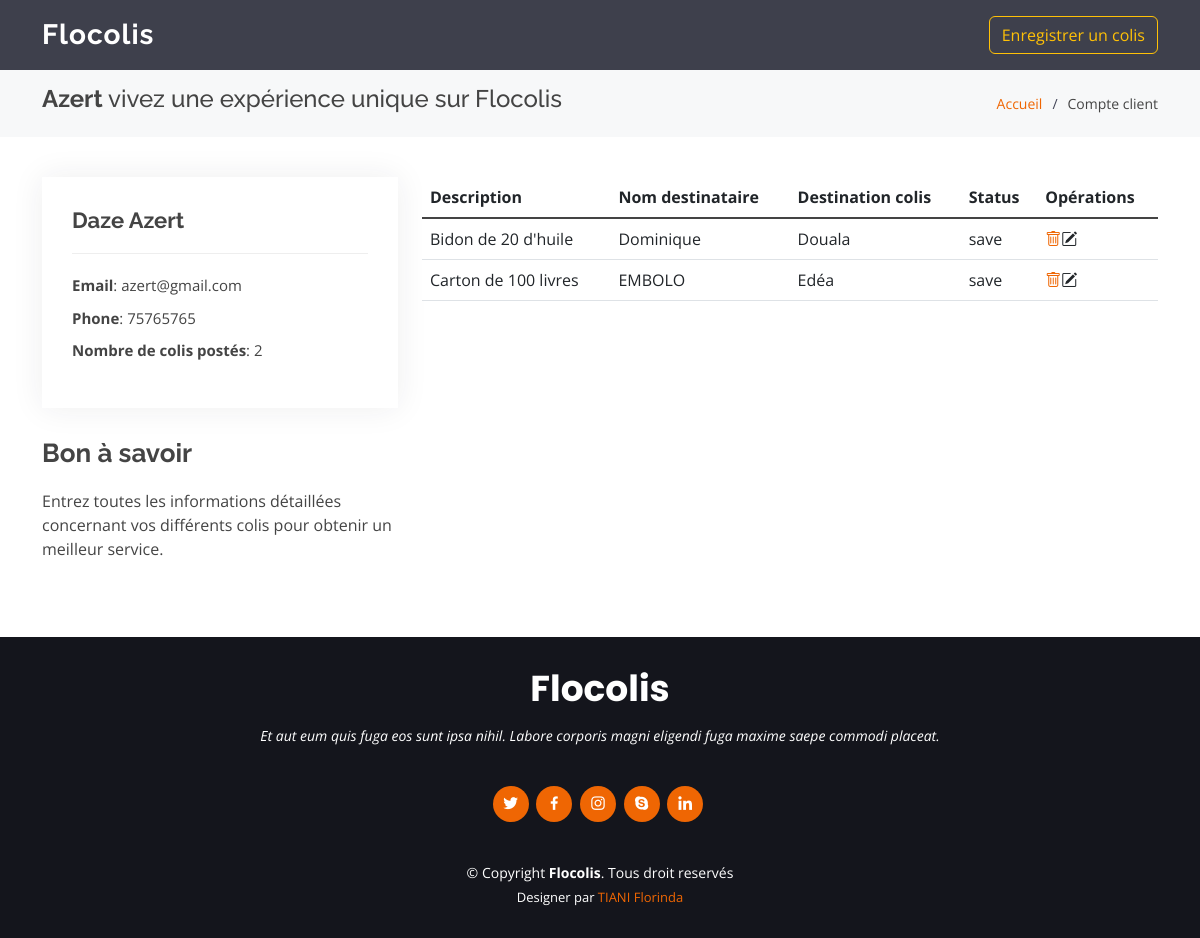
/compteUser.php (signed in), run on the app's committed database.
### tables this page shows
CREATE TABLE `client` (
  `id_clent` int NOT NULL,
  `Nom` varchar(255) NOT NULL,
  `Prenom` varchar(255) NOT NULL,
  `Email` varchar(255) NOT NULL,
  `Password` varchar(255) NOT NULL,
  `Phone` bigint NOT NULL,
  `Adresse` varchar(255) NOT NULL,
  `create_at` date NOT NULL
);

CREATE TABLE `colis` (
  `id_colis` int NOT NULL,
  `id_clent` int NOT NULL,
  `id_cat` int NOT NULL,
  `id_livreur` int DEFAULT NULL,
  `id_agence` int DEFAULT NULL,
  `Descrition` varchar(255) NOT NULL,
  `date_creation` date NOT NULL,
  `delai_livraison` date NOT NULL,
  `NomDes` varchar(255) NOT NULL,
  `EmailDes` varchar(255) NOT NULL,
  `PhoneDes` int NOT NULL,
  `Destination` varchar(255) NOT NULL,
  `status_colis` varchar(255) NOT NULL DEFAULT 'save'
);

### forms/bd.php (called while the page is built, shortened)
<?php
  class client{
    public static function connect(){
        try{
            $bdd= new PDO('mysql:host=localhost;dbname=flocolis','root','');
            return $bdd;
        }catch(PDOException $e){
            echo 'Erreur : '.$e->getMessage();
        }
    }
  }
  class colis{
    public static function connect(){
        try{
            $bdd= new PDO('mysql:host=localhost;dbname=flocolis','root','');
            return $bdd;
        }catch(PDOException $e){
            echo 'Erreur : '.$e->getMessage();
        }
    }
  }
?>

### compteUser.php (the view, shortened to what this page needs)
<?php
    include 'forms/bd.php';
    if($_SESSION['validate']==true){
      $req3= client::connect()->prepare("SELECT * FROM client WHERE id_clent=?");
      $req3->execute(array($_SESSION['id_clent']));
      $info=$req3->fetch();
    }
    $req = colis::connect()->prepare("SELECT * FROM `colis` WHERE `id_clent`=?");
    $req->execute(array($_SESSION['id_clent']));
    $nbre = $req->rowCount();
?>
<!DOCTYPE html>
<html lang="en">
<?php include 'head.php' ?>
<body>
  <header id="header" class="fixed-top d-flex align-items-center">
    <div class="container d-flex align-items-center">
    <div class="logo me-auto">
        <h1><a href="index.php">Flocolis</a></h1>
    </div>
      <nav id="navbar" class="navbar order-last order-lg-0">
        <button class="btn btn-outline-warning" data-bs-target="#exampleModalToggle" data-bs-toggle="modal">Enregistrer un colis</button>
      </nav>
    </div>
  </header>
  <main id="main">
    <section id="breadcrumbs" class="breadcrumbs">
      <div class="container">
        <div class="d-flex justify-content-between align-items-center">
          <h4><b><?php echo  $info['Prenom']?></b> vivez une expérience unique sur Flocolis</h4>
          <ol>
            <li><a href="index.php">Accueil</a></li>
            <li>Compte client</li>
          </ol>
        </div>
      </div>
    </section>
    <section id="portfolio-details" class="portfolio-details">
      <div class="container">
        <div class="row gy-4">
          <div class="col-lg-4">
             <div class="portfolio-info">
                <?php echo  '<h3>'.$info['Nom'].' '. $info['Prenom'].'</h3>'?>
                <ul>
                  <li><strong>Email</strong>:  <?php echo  $info['Email']?></li>
                  <li><strong>Phone</strong>: <?php echo  $info['Phone']?></li>
                  <li><strong>Nombre de colis postés</strong>: <?php echo  $nbre ?></li>
                </ul>
             </div>
              <div class="portfolio-description">
                  <h2>Bon à savoir</h2>
                    <p>
                        Entrez toutes les informations détaillées concernant vos différents colis pour obtenir un meilleur service.
                    </p>
              </div>
          </div>
          <div class="col-lg-8 ">
            <table id="table_id" class="table dataTable">
              <thead>
                <tr>
                  <th scope="col">Description</th>
                  <th scope="col">Nom destinataire</th>
                  <th scope="col">Destination colis</th>
                  <th scope="col">Status</th>
                  <th scope="col">Opérations</th>
                </tr>
              </thead>
              <tbody class="table-group-divider">
                <?php
                   $req = colis::connect()->prepare("SELECT `id_colis`, `Descrition`, `NomDes`, `Destination`, `status_colis`  FROM `colis` WHERE `id_clent`=?");
                   $req->execute(array($_SESSION['id_clent']));
                   $colis = $req->fetchAll(PDO::FETCH_ASSOC);
                   if(count($colis)>0){
                    for($i=0; $i<count($colis);$i++ ){
                       echo '<tr>';
                      foreach($colis[$i] as $key => $coli){
                        if($key!='id_colis'){
                          echo '<td>'.$coli.'</td>';
                        }
                      }?>
                      <td style="display: flex;">
                          <a href="compteUser.php?id_colis=<?php echo $colis[$i]['id_colis'] ?>"><i class="bi bi-trash"></i></a>
                          <i class="bi bi-pencil-square"></i>
                      </td>
                <?php  echo '</tr>';} }    ?>
              </tbody>
            </table>
          </div>
        </div>
      </div>
    </section>
  </main>
  <?php include 'foot.php' ?>
</body>
</html>

### assets/css/style.css (style rules this page uses)
body { font-family: "Open Sans", sans-serif; color: #444444; }
a { color: #ef6603; text-decoration: none; }
h1, h2, h3, h4, h5, h6 { font-family: "Raleway", sans-serif; }
#header { height: 70px; transition: all 0.5s; z-index: 997; transition: all 0.5s; background: rgba(42, 44, 57, 0.9); }
#header .logo h1 { font-size: 28px; margin: 0; padding: 0; line-height: 1; font-weight: 700; letter-spacing: 1px; }
#header .logo h1 a, #header .logo h1 a:hover { color: #fff; text-decoration: none; }
.navbar { padding: 0; }
section { padding: 60px 0; overflow: hidden; }
.portfolio-details { padding-top: 40px; }
.portfolio-details .portfolio-info { padding: 30px; box-shadow: 0px 0 30px rgba(42, 44, 57, 0.08); }
.portfolio-details .portfolio-info h3 { font-size: 22px; font-weight: 700; margin-bottom: 20px; padding-bottom: 20px; border-bottom: 1px solid #eee; }
.portfolio-details .portfolio-info ul { list-style: none; padding: 0; font-size: 15px; }
.portfolio-details .portfolio-info ul li+li { margin-top: 10px; }
.portfolio-details .portfolio-description { padding-top: 30px; }
.portfolio-details .portfolio-description h2 { font-size: 26px; font-weight: 700; margin-bottom: 20px; }
.portfolio-details .portfolio-description p { padding: 0; }
.breadcrumbs { padding: 15px 0; margin-top: 70px; background: #f7f8f9; min-height: 40px; }
.breadcrumbs ol { display: flex; flex-wrap: wrap; list-style: none; padding: 0; margin: 0; font-size: 14px; }
.breadcrumbs ol li+li { padding-left: 10px; }
.breadcrumbs ol li+li::before { display: inline-block; padding-right: 10px; color: #404356; content: "/"; }

### data on the page
client: Prenom "Azert", Nom "Daze", Email "azert@gmail.com", Phone "75765765"
colis: Descrition "Bidon de 20 d'huile", NomDes "Dominique", Destination "Douala", status_colis "save"
colis: Descrition "Carton de 100 livres", NomDes "EMBOLO", Destination "Edéa", status_colis "save"

### other printed values
$nbre "2"
